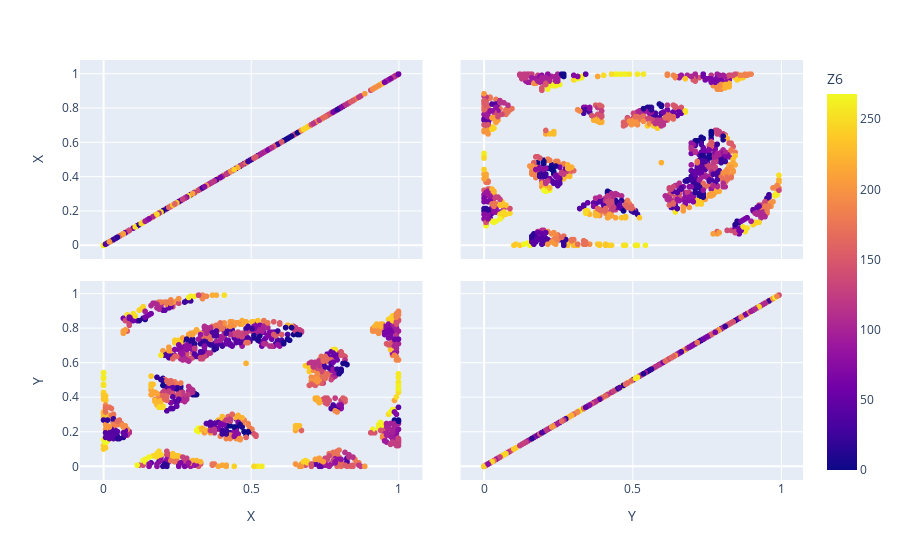

Notebook code cell kept with this figure:
### Code cell
classix_density=Extractor.classix(group_merging_mode='density',minPts=minPts_best_density,radius=radius_best_density,scale=scale_best_density)
classix_density.fit(X_train)
Y_pred_density=classix_density.predict(X_test)

df_pred_density=pd.DataFrame(pd.concat([pd.DataFrame(X_test,columns=['X','Y']),pd.DataFrame(Y_pred_distance,columns=[select_name_Z])],axis=1))
print('Plot of target: ',select_name_Z,'\n')
fig = px.scatter_matrix(df_pred_density,
    dimensions=['X','Y'],
    color=select_name_Z)
fig.show()

### Figure 1 — Plotly figure (JSON) as saved in the notebook; plotly's stock layout.template omitted (floating-point values rounded to 4 significant figures; data arrays with more than 128 entries replaced by an {"elided": "..."} marker saying what was removed)
{"data": [{"dimensions": [{"axis": {"matches": true}, "label": "X", "values": {"elided": "1071 float values"}}, {"axis": {"matches": true}, "label": "Y", "values": {"elided": "1071 float values"}}], "hovertemplate": "%{xaxis.title.text}=%{x}<br>%{yaxis.title.text}=%{y}<br>Z6=%{marker.color}<extra></extra>", "legendgroup": "", "marker": {"color": {"elided": "1071 int values"}, "coloraxis": "coloraxis", "symbol": "circle"}, "name": "", "showlegend": false, "type": "splom"}], "layout": {"coloraxis": {"colorbar": {"title": {"text": "Z6"}}, "colorscale": [[0, "#0d0887"], [0.1111, "#46039f"], [0.2222, "#7201a8"], [0.3333, "#9c179e"], [0.4444, "#bd3786"], [0.5556, "#d8576b"], [0.6667, "#ed7953"], [0.7778, "#fb9f3a"], [0.8889, "#fdca26"], [1, "#f0f921"]]}, "dragmode": "select", "legend": {"tracegroupgap": 0}, "margin": {"t": 60}}}
